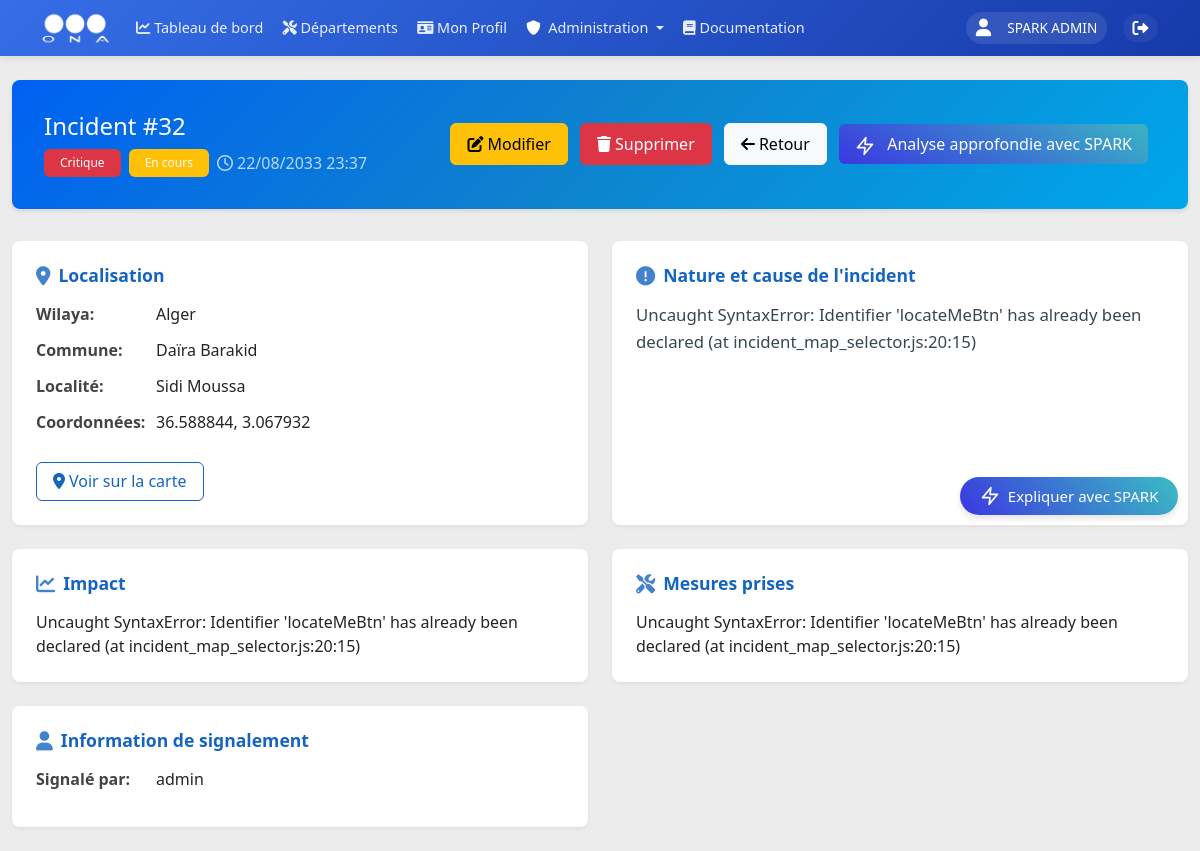
Before: /incident/32 (signed in) with the older database file.
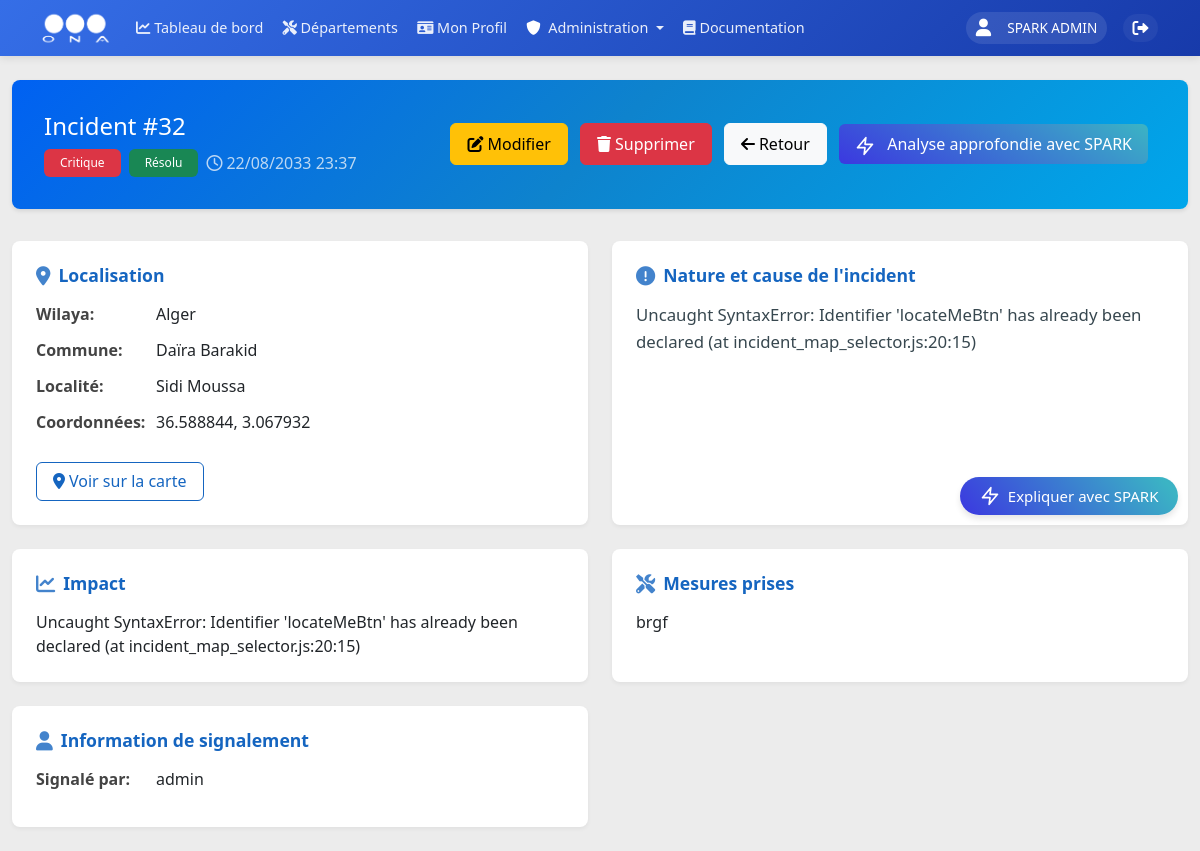
After: the same page with the newer database file.
### models.py (models this page shows, shortened)
class Incident(db.Model):
    __tablename__ = 'incidents'
    id = db.Column(db.Integer, primary_key=True)
    title = db.Column(db.String(200), nullable=False, index=True)
    wilaya = db.Column(db.String(50), nullable=False, index=True)
    commune = db.Column(db.String(100), nullable=False, index=True)
    localite = db.Column(db.String(200), nullable=False, index=True)
    structure_type = db.Column(db.String(50), nullable=False, default='Conduits', index=True)
    nature_cause = db.Column(db.Text, nullable=False, index=True)
    date_incident = db.Column(db.DateTime, nullable=False, index=True)
    mesures_prises = db.Column(db.Text)
    impact = db.Column(db.Text, nullable=False)
    gravite = db.Column(db.String(50), nullable=False, index=True)
    status = db.Column(db.String(20), nullable=False, default='Nouveau', index=True)
    date_resolution = db.Column(db.DateTime, index=True)
    resolution_notes = db.Column(db.Text)
    user_id = db.Column(db.Integer, db.ForeignKey('users.id'), nullable=False, index=True)
    unit_id = db.Column(db.Integer, db.ForeignKey('units.id'), nullable=False, index=True)
    center_id = db.Column(db.Integer, db.ForeignKey('centers.id'), index=True)
    drawn_shapes = db.Column(JSON, nullable=True)
    latitude = db.Column(db.Float, nullable=True)
    longitude = db.Column(db.Float, nullable=True)
    created_at = db.Column(db.DateTime, default=datetime.utcnow, index=True)
    updated_at = db.Column(db.DateTime, default=datetime.utcnow, onupdate=datetime.utcnow, index=True)

### routes/incidents.py (the view)
@incidents.route('/incident/<int:incident_id>')
@login_required
def view_incident(incident_id):
    incident = Incident.query.get_or_404(incident_id)
    if not current_user.role == UserRole.ADMIN and current_user.unit_id != incident.unit_id:
        flash('Vous n\'avez pas accès à cet incident.', 'danger')
        return redirect(url_for(INCIDENT_LIST))
    return render_template('incidents/view_incident.html', incident=incident)

### app.py (called while the page is built)
@login_manager.user_loader
def load_user(user_id):
    return db.session.get(User, int(user_id))

### templates/incidents/view_incident.html (shortened to what the changed rows need)
{% extends "base/base.html" %}
{% block extra_css %}
<link rel="stylesheet" href="{{ url_for('static', filename='css/view_incident.css') }}">
{% endblock %}
{% block content %}
<div class="container-fluid py-4">
    <div class="incident-header position-relative"
        data-incident-date="{{ incident.date_incident.strftime('%d/%m/%Y %H:%M') }}"
        data-incident-location="{{ incident.wilaya }}, {{ incident.commune }}, {{ incident.localite }}"
        data-incident-type="{{ incident.nature_cause }}"
    >
        <div class="d-flex justify-content-between align-items-center">
            <div>
                <h4 class="mb-2">Incident #{{ incident.id }}</h4>
                <div class="d-flex gap-2 align-items-center">
                    <span class="badge bg-{{ 'danger' if incident.gravite == 'Critique' else 'warning' if incident.gravite == 'Élevée' else 'info' if incident.gravite == 'Moyenne' else 'success' }}">
                        {{ incident.gravite }}
                    </span>
                    <span class="badge bg-{{ 'success' if incident.status == 'Résolu' else 'warning' }}">
                        {{ incident.status }}
                    </span>
                    <span class="text-light opacity-75">
                        <i class="far fa-clock me-1"></i>{{ incident.date_incident.strftime('%d/%m/%Y %H:%M') }}
                    </span>
                </div>
            </div>
        </div>
    </div>
    <div class="row g-4">
        <div class="col-md-6">
            <div class="info-card position-relative">
                <div class="info-item">
                    <span class="info-label">Wilaya:</span>
                    <span class="info-value">{{ incident.wilaya }}</span>
                </div>
                <div class="info-item">
                    <span class="info-label">Commune:</span>
                    <span class="info-value">{{ incident.commune }}</span>
                </div>
                <div class="info-item">
                    <span class="info-label">Localité:</span>
                    <span class="info-value">{{ incident.localite }}</span>
                </div>
                {% if incident.latitude and incident.longitude %}
                <div class="info-item">
                    <span class="info-label">Coordonnées:</span>
                    <span class="info-value">{{ incident.latitude }}, {{ incident.longitude }}</span>
                </div>
                {% endif %}
            </div>
        </div>
        <div class="col-md-6">
            <div class="info-card position-relative nature-cause-card">
                <button id="ai-explanation-btn" class="btn">
                    <div class="d-flex align-items-center">
                    </div>
                </button>
                <h6 class="info-title">
                    <i class="fas fa-exclamation-circle"></i>
                    Nature et cause de l'incident
                </h6>
                <p class="mb-0 incident-description" data-incident-description>{{ incident.nature_cause }}</p>
            </div>
        </div>
        <div class="col-md-6">
            <div class="info-card">
                <h6 class="info-title">
                    <i class="fas fa-chart-line"></i>
                    Impact
                </h6>
                <p class="mb-0">{{ incident.impact }}</p>
            </div>
        </div>
        <div class="col-md-6">
            <div class="info-card">
                <h6 class="info-title">
                    <i class="fas fa-tools"></i>
                    Mesures prises
                </h6>
                <p class="mb-0">{{ incident.mesures_prises }}</p>
            </div>
        </div>
    </div>
</div>
{% endblock %}

Changed rows visible on the page:
changed Incident "Alger": status "En cours" → "Résolu"; mesures_prises "Uncaught SyntaxError: Identifier 'locateMeBtn' has already been declared (at incident_map_selector.js:20:15)" → "brgf"
